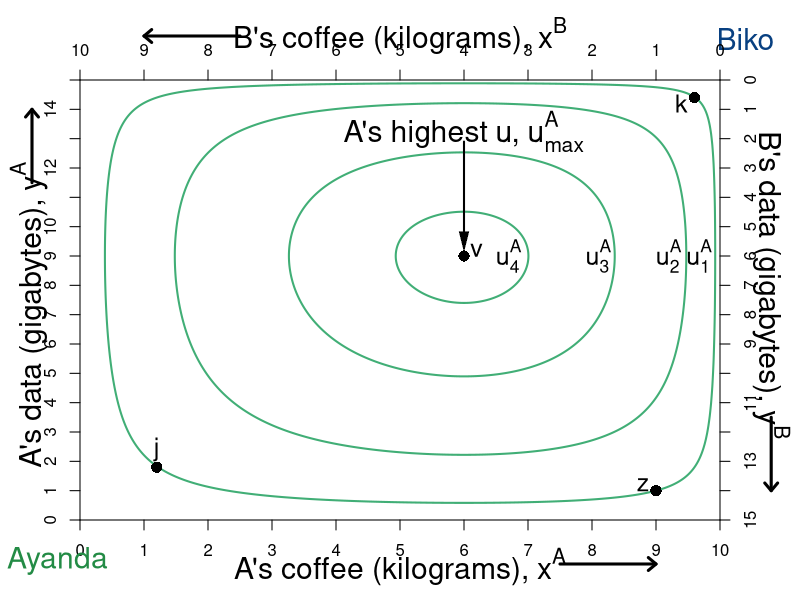

This figure's R source:
require(shape)
pdf(file = "property/property_hg_only.pdf", width = 9, height = 7)

#Set parameters for graphics
axislabelsize <- 1.8
labelsize <- 1.5
namesize <- 1.8
annotatesize <- 1.5
graphlinewidth <- 2
segmentlinewidth <- 1.5

COL <- c("#7fc97f", "#beaed4", "#fdc086", "#ffff99", "#386cb0", "#f0027f", "#bf5b17", "#666666")
COLA <- c("#99d8c9","#66c2a4","#41ae76", "#238b45", "#005824")
COLB <- c("#4eb3d3", "#2b8cbe", "#0868ac","#084081")

par(mar =  c(4, 4, 4, 4))

uA <- function(x, y, alpha = 0.5, lambda = 0.4) {
  (x^(alpha)*y^(1 - alpha))^(1-lambda)*((10 - x)^(alpha)*(15 - y)^(1 - alpha))^lambda
}

uB <- function(x, y) {
  (10 - x)^(0.5)*(15 - y)^(0.5)
}

xlims <- c(0, 10)
ylims <- c(0, 15)

npts <- 501 
x <- seq(xlims[1], xlims[2], length.out = npts)
y <- seq(ylims[1], ylims[2], length.out = npts) 



#For B we need a utility where xA = 5.88, ya = 8.82 => corresponds to 1.618 above

plot(0, 0, xlim = xlims, ylim = ylims, type = "n",
     xlab = expression(paste("")),
     ylab = expression(paste("")), 
     xaxt = "n", 
     yaxt = "n", 
     cex.lab = axislabelsize, 
     bty = "n",
     xaxs="i", 
     yaxs="i")

ticksy <- seq(from = 0, to = 15, by = 1)
ylabels <- seq(from = 0, to = 15, by = 1)
ticksx <- seq(from = 0, to = 10, by = 1)
xlabels <- seq(from = 0, to = 10, by = 1)
axis(1, at = ticksx, pos = 0, labels = xlabels)
axis(2, at = ticksy, pos = 0, labels = ylabels, las = 0)

#a <- c(uA(9,1) - 1, uA(9,1), uA(9,1) + 2, uA(9,1), uA(9,1) + 3, uA(9,1) + 4, uA(9,1) + 5, uA(9,1) + 6, uA(9,1) + 6.6,  uA(9,1) + 7)
a <- c(uA(9,1), uA(9,1) + 1.5, uA(9,1) + 2.5,  uA(9,1) + 2.9)

contour(x, y, 
        outer(x, y, uA),
        drawlabels = FALSE,
        col = COLA[3],
        lwd = graphlinewidth,
        levels = a, 
        xaxs="i", 
        yaxs="i", 
        add = TRUE) 

mtext(expression(paste("A's coffee (kilograms), ", x^A)), side=1, line = 2.5, cex = axislabelsize)
text(-0.8, 7, expression(paste("A's data (gigabytes), ", y^A)), xpd = TRUE, cex = axislabelsize, srt = 90) 

#Add arrows:
arrows(-0.75, 11.5, -0.75, 14, xpd = TRUE, length=0.1,angle=40,lwd=3)
arrows(7.5, -1.5, 9, -1.5, xpd = TRUE, length=0.1,angle=40,lwd=3)

# segments(0, 0, 6, 9, lty = 1, col = COL[2] , lwd = graphlinewidth)
# text(3.8, 4.3, expression("Pareto-efficient"))
# text(3.8, 3.8, expression("Curve"))
# Arrows(3.8, 4.5, 3.8, 5.2, col = "black", lty = 1, lwd = 2, arr.type = "triangle", arr.lwd = 0.5)

#Label the iso-welfare functions for the HG, Aisha
text(9.675, 9, expression(u[1]^A), cex = annotatesize)
text(9.2, 9, expression(u[2]^A), cex = annotatesize)
text(8.1, 9, expression(u[3]^A), cex = annotatesize)
text(6.7, 9, expression(u[4]^A), cex = annotatesize)

#Label the indifference curves for the HE, Betty
# text(1.3, 13, expression(u[1]^B))
# text(1.3, 11.8, expression(u[2]^B))
# text(1.3, 10.7, expression(u[3]^B))
# text(1.3, 8.4, expression(u[4]^B))
# text(1.3, 1.1, expression(u[5]^B))

#A's bliss point - 3.1073 is the value of u
# points(5.88, 8.82, pch = 16, col = "black", cex = 1.5)
text(6, 13.25, expression(paste("A's highest u, ", u[max]^A)), cex = namesize)
Arrows(6, 12.9, 6, 9.5, col = "black", lty = 1, lwd = 2, arr.type = "triangle", arr.lwd = 0.5)

#Label point i. 
# points(5, 7.5, pch = 16, col = "black", cex = 1.5)
# text(5, 7.1, expression(paste(i)))
# 

text(-0.35, -1.4, expression("Ayanda"), xpd = TRUE, cex = namesize, col = COLA[4])
text(10.4, 16.4, expression("Biko"), xpd = TRUE, cex = namesize, col = COLB[4])

par(new = TRUE)

#Use the same x and ylims as previously, but with locations switched
xlims2 <- c(10, 0)
ylims2 <- c(15, 0)

#Leave the ylab and xlab blank to ensure no axes titles
plot(0, 0, xlim = xlims2, ylim = ylims2, type = "n",
     xlab = expression(paste("")),
     ylab = expression(paste("")),
     xaxt = "n", 
     yaxt = "n", 
     cex.lab = 1.3, 
     bty = "n",
     xaxs="i", 
     yaxs="i")

uB <- function(x, y, alpha = 0.5, lambda = 0) {
  (x^(alpha)*y^(1 - alpha))^(1-lambda)*((10 - x)^(alpha)*(15 - y)^(1 - alpha))^lambda
}

b <- c(uB(1,14), uB(1,14) + 1.16, uB(1,14) + 2.08, uB(1,14) + 3.58, uB(1,14) + 7.03)

# contour(x, y, 
#         outer(x, y, uB),
#         drawlabels = FALSE,
#         col = COLB[2],
#         lwd = graphlinewidth,
#         levels = b, 
#         add = TRUE
# ) 


# #Label two points for comparison
points(1, 14, pch = 16, col = "black", cex = 1.5)
text(1.2, 13.8, expression(paste(z)), cex = annotatesize)

# #Label two points for comparison
points(0.4*10, 0.4*15, pch = 16, col = "black", cex = 1.5)
text(0.4*10-0.2, 0.4*15-0.2,expression(paste(v)), cex = annotatesize)



points(8.8, (3/2)*8.8, pch = 16, col = "black", cex = 1.5)
text(8.8, (3/2)*8.8 - 0.6, expression(paste(j)), cex = annotatesize)

points(0.4, (3/2)*0.4, pch = 16, col = "black", cex = 1.5)
text(0.4 + 0.2, (3/2)*0.4 + 0.2, expression(paste(k)), cex = annotatesize)

#Set up axes at sides 3 and 4 (top and right)
axis(side = 3, at = ticksx, pos = 0, labels = xlabels)
axis(side = 4, at = ticksy, pos = 0, labels = ylabels, las = 0)
text(5, -1.5, expression(paste("B's coffee (kilograms), ", x^B)), xpd = TRUE, cex = axislabelsize)
text(-0.8, 7, expression(paste("B's data (gigabytes), ", y^B)), xpd = TRUE, cex = axislabelsize, srt = 270) 

#Add arrows:
arrows(-0.8, 11.5, -0.8, 14, xpd = TRUE, length=0.1,angle=40,lwd=3)
arrows(7.5, -1.5, 9, -1.5, xpd = TRUE, length=0.1,angle=40,lwd=3)


dev.off()
